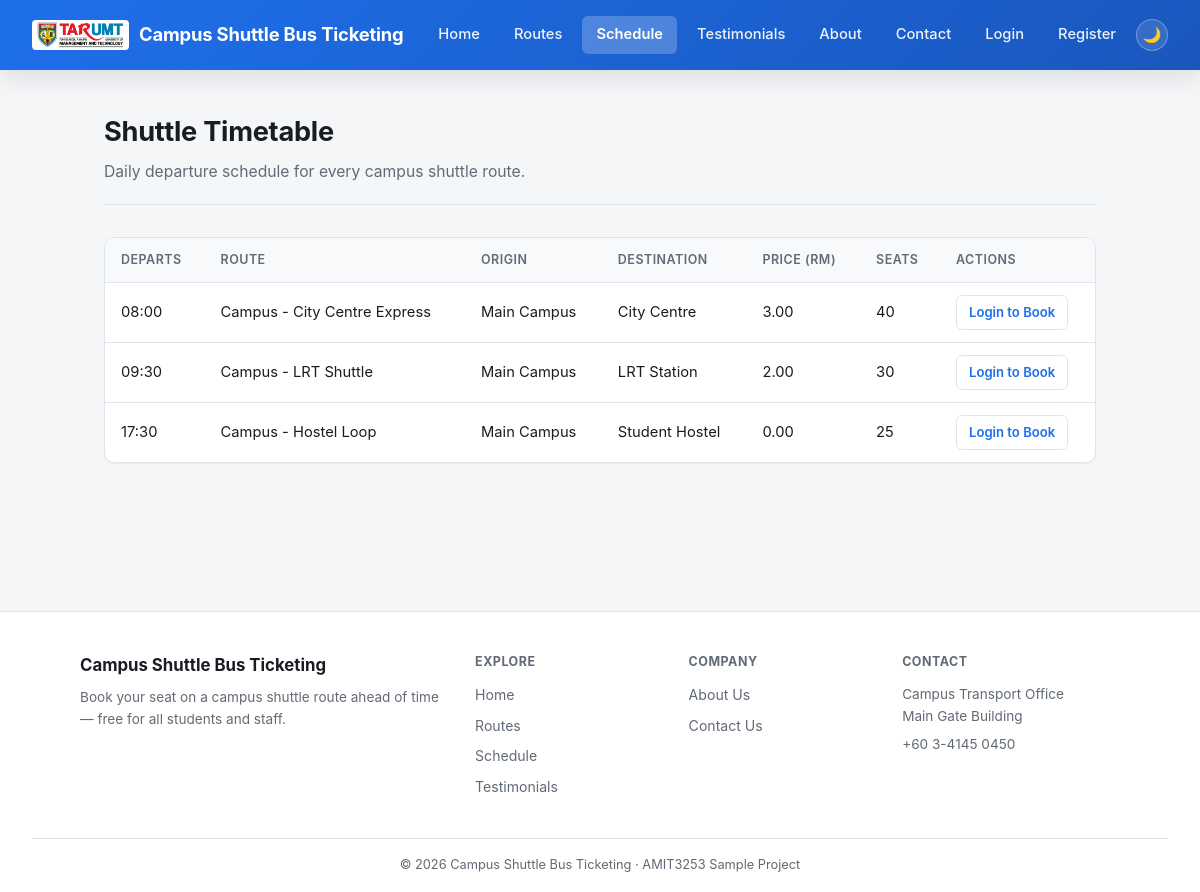
Page /schedule.php on the committed database.
### tables this page shows
CREATE TABLE routes (
  id INT AUTO_INCREMENT PRIMARY KEY,
  route_name VARCHAR(100) NOT NULL,
  origin VARCHAR(100) NOT NULL,
  destination VARCHAR(100) NOT NULL,
  departure_time VARCHAR(20) NOT NULL,
  price DECIMAL(10,2) NOT NULL,
  total_seats INT NOT NULL DEFAULT 40,
  image_url VARCHAR(500) NULL
);

### auth.php (called while the page is built, shortened)
<?php
function current_user_id() {
    return $_SESSION['user_id'] ?? null;
}

### schedule.php (the view, shortened to what this page needs)
<?php
require 'config.php';
require 'auth.php';
$routes = $conn->query('SELECT * FROM routes ORDER BY departure_time')->fetch_all(MYSQLI_ASSOC);
require 'partials/header.php';
?>
<div class="page-header">
<h1>Shuttle Timetable</h1>
<p>Daily departure schedule for every campus shuttle route.</p>
</div>
<?php if (empty($routes)): ?>
<div class="empty-state">
<div class="empty-state-icon">&#128652;</div>
<p>No routes scheduled yet.</p>
</div>
<?php else: ?>
<table>
<tr><th>Departs</th><th>Route</th><th>Origin</th><th>Destination</th><th>Price (RM)</th><th>Seats</th><th>Actions</th></tr>
<?php foreach ($routes as $r): ?>
<tr>
<td><?= htmlspecialchars($r['departure_time']) ?></td>
<td><?= htmlspecialchars($r['route_name']) ?></td>
<td><?= htmlspecialchars($r['origin']) ?></td>
<td><?= htmlspecialchars($r['destination']) ?></td>
<td><?= number_format($r['price'], 2) ?></td>
<td><?= (int)$r['total_seats'] ?></td>
<td>
<?php if (current_user_id()): ?>
<a class="btn btn-small" href="create.php?route_id=<?= (int)$r['id'] ?>">Book Ticket</a>
<?php else: ?>
<a class="btn btn-small btn-secondary" href="login.php">Login to Book</a>
<?php endif; ?>
</td>
</tr>
<?php endforeach; ?>
</table>
<?php endif; ?>
<?php require 'partials/footer.php'; ?>

### partials/header.php (shortened to what this page needs)
<?php
$loggedIn = current_user_id() !== null;
$currentPage = basename($_SERVER['PHP_SELF']);
function nav_active($page, $current) {
    return $page === $current ? ' active' : '';
}
?>
<!DOCTYPE html>
<html>
<head>
<link rel="stylesheet" href="style.css?v=<?= @filemtime(__DIR__ . '/../style.css') ?>">
</head>
<body>
<nav class="navbar">
<a class="brand" href="index.php"><img src="assets/tarumt-logo.png" alt="TAR UMT" class="brand-logo">Campus Shuttle Bus Ticketing</a>
<div class="nav-links">
<a href="index.php" class="<?= trim(nav_active('index.php', $currentPage)) ?>">Home</a>
<a href="routes.php" class="<?= trim(nav_active('routes.php', $currentPage)) ?>">Routes</a>
<a href="schedule.php" class="<?= trim(nav_active('schedule.php', $currentPage)) ?>">Schedule</a>
<a href="testimonials.php" class="<?= trim(nav_active('testimonials.php', $currentPage)) ?>">Testimonials</a>
<a href="about.php" class="<?= trim(nav_active('about.php', $currentPage)) ?>">About</a>
<a href="contact.php" class="<?= trim(nav_active('contact.php', $currentPage)) ?>">Contact</a>
<?php if ($loggedIn): ?>
<a href="support.php" class="<?= trim(nav_active('support.php', $currentPage)) ?>">Support</a>
<div class="user-menu">
<button type="button" class="nav-user user-menu-trigger" aria-haspopup="true" aria-expanded="false">
<span class="user-avatar"><?= htmlspecialchars(mb_strtoupper(mb_substr(current_user_name(), 0, 1))) ?></span> Hi, <?= htmlspecialchars(current_user_name()) ?>
</button>
<div class="user-menu-dropdown">
<a href="account.php">My Account</a>
<a href="logout.php">Logout</a>
</div>
</div>
<?php else: ?>
<a href="login.php">Login</a>
<a href="register.php">Register</a>
<?php endif; ?>
<button id="theme-toggle" class="theme-toggle" type="button" aria-label="Toggle dark mode">&#9728;</button>
</div>
</nav>
<main class="container">

### partials/footer.php (shortened to what this page needs)
</main>
<footer class="site-footer">
<div class="footer-grid">
<div class="footer-brand">
<div class="footer-brand-name">Campus Shuttle Bus Ticketing</div>
<p>Book your seat on a campus shuttle route ahead of time &mdash; free for all students and staff.</p>
</div>
<div class="footer-links">
<h4>Explore</h4>
<a href="index.php">Home</a>
<a href="routes.php">Routes</a>
<a href="schedule.php">Schedule</a>
<a href="testimonials.php">Testimonials</a>
</div>
<div class="footer-links">
<h4>Company</h4>
<a href="about.php">About Us</a>
<a href="contact.php">Contact Us</a>
</div>
<div class="footer-links">
<h4>Contact</h4>
<p>Campus Transport Office<br>Main Gate Building</p>
<p>+60 3-4145 0450</p>
</div>
</div>
<div class="footer-bottom">
<p>&copy; <?= date('Y') ?> Campus Shuttle Bus Ticketing &middot; AMIT3253 Sample Project</p>
</div>
</footer>
</body>
</html>

### style.css (style rules this page uses)
:root { color-scheme: light; --accent: #1f6feb; --accent-dark: #1957bd; --accent-soft: #eaf1fe; --bg: #f5f6f8; --surface: #ffffff; --surface-alt: #f8f9fb; --text: #191c22; --text-muted: #626a76; --border: #e1e5eb; --danger: #c0392b; --danger-dark: #a5301f; --danger-soft: #fceceb; --success: #1e8449; --success-soft: #eafaf1; --radius-sm: 6px; --radius-md: 10px; --radius-lg: 16px; --shadow-sm: 0 1px 2px rgba(10, 15, 25, 0.06); --shadow-md: 0 8px 24px rgba(10, 15, 25, 0.10); }
* { box-sizing: border-box; }
body { font-family: -apple-system, BlinkMacSystemFont, "Segoe UI", Roboto, Helvetica, Arial, sans-serif; margin: 0; background: var(--bg); color: var(--text); line-height: 1.6; -webkit-font-smoothing: antialiased; }
.navbar { display: flex; justify-content: space-between; align-items: center; background: linear-gradient(135deg, var(--accent), var(--accent-dark)); color: #fff; padding: 16px 32px; flex-wrap: wrap; gap: 12px; box-shadow: var(--shadow-md); position: sticky; top: 0; z-index: 10; }
.navbar .brand { display: inline-flex; align-items: center; gap: 10px; color: #fff; font-weight: 700; font-size: 1.15rem; letter-spacing: -0.01em; text-decoration: none; }
.brand-logo { height: 30px; width: auto; display: block; background: #fff; border-radius: 4px; padding: 2px 4px; }
.nav-links { display: flex; align-items: center; gap: 6px; }
.nav-links a { color: rgba(255,255,255,0.92); text-decoration: none; padding: 7px 14px; border-radius: var(--radius-sm); font-size: 0.92rem; font-weight: 500; transition: background 0.15s ease, color 0.15s ease; }
.nav-links a.active { background: rgba(255,255,255,0.22); color: #fff; font-weight: 600; }
.theme-toggle { background: rgba(255,255,255,0.12); border: 1px solid rgba(255,255,255,0.3); color: #fff; width: 32px; height: 32px; padding: 0; border-radius: 50%; display: inline-flex; align-items: center; justify-content: center; font-size: 0.95rem; cursor: pointer; }
.container { max-width: 1040px; margin: 0 auto; padding: 40px 24px 64px; }
h1 { font-size: 1.7rem; font-weight: 700; letter-spacing: -0.01em; }
table { border-collapse: separate; border-spacing: 0; width: 100%; margin-bottom: 36px; background: var(--surface); border-radius: var(--radius-md); overflow: hidden; border: 1px solid var(--border); box-shadow: var(--shadow-sm); }
th, td { padding: 12px 16px; text-align: left; font-size: 0.92rem; }
th { background: var(--surface-alt); color: var(--text-muted); font-weight: 600; font-size: 0.78rem; text-transform: uppercase; letter-spacing: 0.04em; border-bottom: 1px solid var(--border); }
td { border-bottom: 1px solid var(--border); color: var(--text); }
tr:last-child td { border-bottom: none; }
.btn, button { display: inline-flex; align-items: center; gap: 6px; padding: 10px 18px; background: var(--accent); color: #fff; border: 1px solid transparent; border-radius: var(--radius-sm); cursor: pointer; text-decoration: none; font-size: 0.92rem; font-weight: 600; font-family: inherit; transition: background 0.15s ease; }
.btn-secondary { background: var(--surface); color: var(--accent); border: 1px solid var(--border); }
.btn-small { padding: 6px 12px; font-size: 0.82rem; }
.site-footer { background: var(--surface); border-top: 1px solid var(--border); margin-top: 48px; padding: 40px 32px 0; }
.footer-grid { max-width: 1040px; margin: 0 auto; display: grid; grid-template-columns: 2fr 1fr 1fr 1.2fr; gap: 32px; padding-bottom: 32px; }
.footer-brand-name { font-weight: 700; font-size: 1.05rem; color: var(--text); margin-bottom: 8px; }
.footer-brand p, .footer-links p { color: var(--text-muted); font-size: 0.85rem; margin: 0 0 6px; }
.footer-links h4 { margin: 0 0 12px; font-size: 0.78rem; font-weight: 700; text-transform: uppercase; letter-spacing: 0.04em; color: var(--text-muted); }
.footer-links a { display: block; color: var(--text-muted); text-decoration: none; font-size: 0.88rem; margin-bottom: 8px; }
.footer-bottom { border-top: 1px solid var(--border); padding: 16px 0; text-align: center; color: var(--text-muted); font-size: 0.8rem; }
.footer-bottom p { margin: 0; }
a { color: var(--accent); }
.page-header { margin-bottom: 32px; padding-bottom: 20px; border-bottom: 1px solid var(--border); }
.page-header h1 { margin: 0 0 6px; }
.page-header p { margin: 0; color: var(--text-muted); font-size: 0.98rem; }

### rows in the picture
routes: departure_time "08:00", route_name "Campus - City Centre Express", origin "Main Campus", destination "City Centre", price "3.00", total_seats "40"
routes: departure_time "09:30", route_name "Campus - LRT Shuttle", origin "Main Campus", destination "LRT Station", price "2.00", total_seats "30"
routes: departure_time "17:30", route_name "Campus - Hostel Loop", origin "Main Campus", destination "Student Hostel", price "0.00", total_seats "25"
